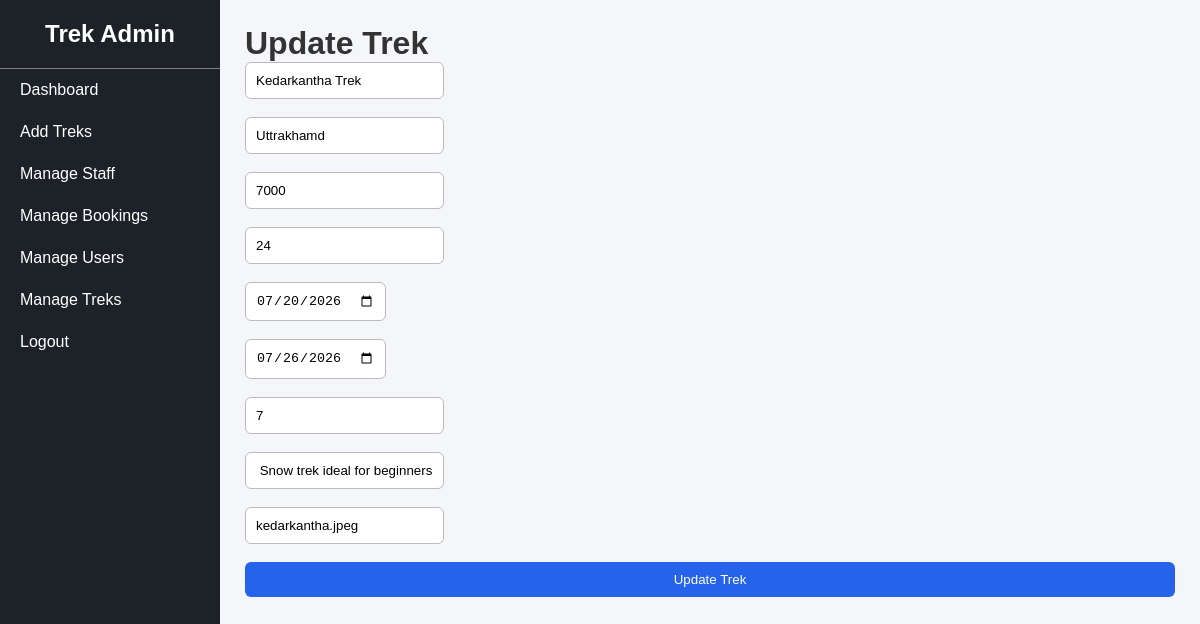
Screenshot of /update_trek/4 (signed in) with the database file from the repository.
### tables this page shows
CREATE TABLE treks(
                 id INTEGER PRIMARY KEY AUTOINCREMENT,
                 name TEXT NOT NULL,
                 location TEXT NOT NULL,
                 price INTEGER NOT NULL,
                 slots INTEGER NOT NULL,
                 difficulty TEXT NOT NULL,
                 duration INTEGER NOT NULL,
                 status TEXT NOT NULL DEFAULT 'Open',
                 assigned_staffID INTEGER NOT NULL,
                 start_date DATE ,
                 end_date DATE ,
                 description TEXT , image TEXT,
                 FOREIGN KEY (assigned_staffID) REFERENCES staff(id)
                 );

### app.py (the view, shortened to what this page needs)
@app.route("/update_trek/<int:trek_id>", methods=["GET", "POST"])
def update_trek(trek_id):
    if "user" not in session or session["user"] != "admin":
        return redirect("/login")
    conn = get_db_connnection()
    trek = conn.execute(
        "SELECT * FROM treks WHERE id = ?",
        (trek_id,)
    ).fetchone()
    conn.close()
    return render_template("update_trek.html", trek=trek)

### app.py (called while the page is built)
def get_db_connnection():
    conn = sqlite3.connect("database.db")
    conn.row_factory =sqlite3.Row
    return conn

### templates/update_trek.html
{% extends "admin_base.html" %}
{% block content %}
<h1>Update Trek</h1>
<form method="POST">
    <input type="text" name="name" value="{{ trek['name'] }}" placeholder="Trek Name"> <br><br>
    <input type="text" name="location"  value="{{ trek['location'] }}"  placeholder="Location">  <br><br>
    <input type="number" name="price" value="{{ trek['price'] }}"  placeholder="Price"> <br><br>
    <input type="number" name="slots" value="{{ trek['slots'] }}" placeholder="Slots"> <br><br>
    <input type="date" name="start_date" value="{{ trek['start_date'] }}" placeholder="Start Date"> <br><br>
    <input type="date" name="end_date" value="{{ trek['end_date']}}" placeholder="End date"> <br><br>
    <input type="number" name="duration" value="{{ trek['duration']}}" placeholder="Duration"> <br><br>
    <input type="text" name="description" value="{{ trek['description']}}" placeholder="description"> <br> <br>
    <input type="text" name="image" value="{{ trek['image'] }}" placeholder="Add image name"><br><br>
    <button type="submit" class="btn"> Update Trek </button>
</form>
{% endblock %}

### static/css/style.css (style rules this page uses)
* { margin:0; padding:0; box-sizing:border-box; }
body { font-family:Arial, Helvetica, sans-serif; background:#f4f6f9; color:#333; }
.btn { background:#2563eb; color:white; border:none; padding:10px 16px; border-radius:6px; cursor:pointer; text-decoration:none; width: 100%; }
input, select, textarea { padding:10px; border:1px solid #bbb; border-radius:6px; }

### rows the page displays
treks: name "Kedarkantha Trek", location "Uttrakhamd", price "7000", slots "24", start_date "07/20/2026", end_date "07/26/2026", duration "7", description "Snow trek ideal for beginners.", image "kedarkantha.jpeg"
